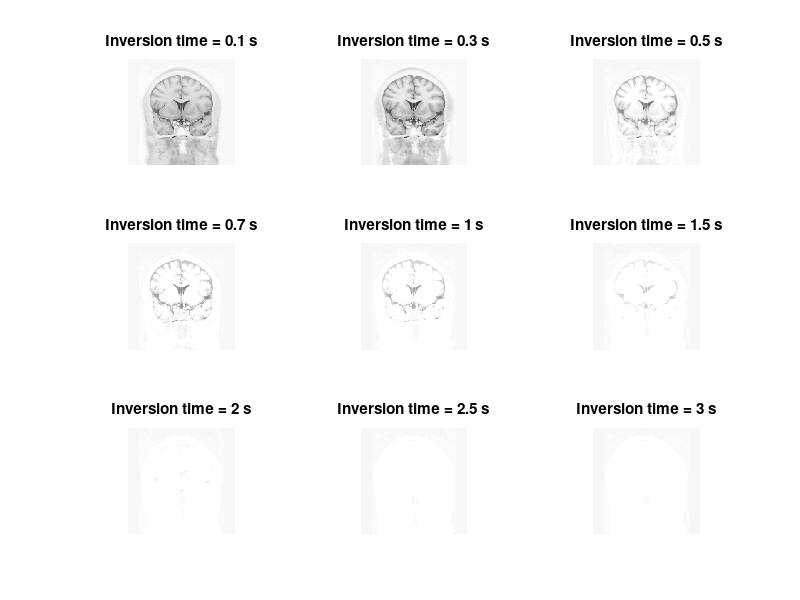

The MATLAB script that drew this image:
clc; close all;

load('proj1bData_QFI');
[nRows, nCols, nTe] = size(irImage_3d);

% plotting all the TI images in the same intensity scle
figure
subplot(3, 3, 1)
imagesc(squeeze(irImage_3d(:, :, 1)))
intLimits_v = get(gca, 'CLim');
axis image
axis off
colormap(gray)
title(['Inversion time = ', num2str(ti_v(1)), ' s'])

for index = 2:nTe
    subplot(3, 3, index)
    imagesc(squeeze(irImage_3d(:, :, index)), intLimits_v)
    axis image
    axis off
    colormap(gray)
    title(['Inversion time = ', num2str(ti_v(index)), ' s'])
end

% % creating a binary mask
% image_m = squeeze(irImage_3d(:, :, 7));
% mask_m = (image_m>0.2*max(image_m(:)));
% 
% figure
% imagesc(mask_m)
% colormap(gray)
% axis image
% axis off
% title('Binary Mask')
% 
% % creating T1 map
% t1_m = zeros(nRows, nCols);
% for row=1:nRows
%     for col=1:nCols
%         if (mask_m(row,col)==1)
%             Mz = squeeze(irImage_3d(row, col, :));
% 
%             numerator = 1- (Mz/m0_m(row,col));
%             ln = -real(log(numerator*0.5));
%             coeff_v = polyfit(ti_v, ln, 1);
%             
%             slope = coeff_v(1);
%         	t1 = 1 / slope;
%             t1_m(row, col) = t1;
%         end
%     end
% end
% 
% figure
% imagesc(t1_m)
% colormap(gray)
% colorbar
% 
% % creating residual map
% res=zeros(nRows,nCols);
% for row=1:nRows
%     for col = 1:nCols
%         signal_res_v = squeeze(irImage_3d(row, col, :));
%         res(row, col)=sqrt(norm(signal_res_v ...
%             - m0_m(row, col)*(1-2*exp(-ti_v./t1_m(row,col)))));
%     end
% end
% 
% figure
% imagesc(res)
% axis image
% axis off
% colormap(gray)
% title('Residual Map')
% 
% % showing fit for different regions
% figure
% subplot(1, 2, 1)
% t1Max = max(t1_m(:));
% red0_m = t1_m/t1Max;
% green0_m = t1_m/t1Max;
% blue0_m = t1_m/t1Max;
% color_3d = cat(3, red0_m, green0_m, blue0_m);
% image(color_3d)
% axis image
% title('T2 map: click on a point of interest')
% 
% nPoints = 50;
% contFlag = 1;
% while (contFlag == 1)
%     % Get position of mouse-click on image:
%     [x, y] = ginput(1);
%     row = round(y);
%     col = round(x);
%     % Exit loop if the mouse click is outside the image:
%     if (row < 1 || row > nRows || col < 1 || col > nCols)
%         contFlag = 0;
%         continue
%     end
%     red_m = red0_m;
%     green_m = green0_m;
%     blue_m = blue0_m;
%     % Show the position of the pixel in red:
%     red_m(row, col) = 1;
%     green_m(row, col) = 0;
%     blue_m(row, col) = 0;
%     color_3d = cat(3, red_m, green_m, blue_m);
%     image(color_3d)
%     axis image
%     title('T2 map: click on a point of interest')
%     % Show fit:
%     t1 = t1_m(row, col);
%     m0 = m0_m(row, col);
%     s_v = squeeze(irImage_3d(row, col, :));
%     
%     % Insert your code here to create an array of nPoints TE values from
%     % the minimum to maximum te:
%     tiFit_v = linspace(ti_v(1), ti_v(9), nPoints);
%     % Insert your code here to find the corresponding signal at each TE,
%     % using your estimates of T2 and S0:
%     sFit_v = m0*(1-2*exp(-tiFit_v./t1));
%     subplot(1, 2, 2)
%     plot(tiFit_v, sFit_v, ':', ti_v, s_v, '+')
%     title(['At row = ', num2str(row), ', col = ', num2str(col), ': T1 = ', ...
%         num2str(t1*1000), 'ms'])
% end
% 
% % creating mask for white matter
% figure
% image1_m = squeeze(irImage_3d(:,:,1));
% imagesc(image1_m);
% colormap(gray)
% axis off
% axis image
% [mask1_m, x1_v, y1_v] = roipoly;
% line(x1_v, y1_v,'color', 'y')
% 
% figure
% image1_m = squeeze(irImage_3d(:,:,1));
% imagesc(image1_m);
% colormap(gray)
% axis off
% axis image
% [mask2_m, x2_v, y2_v] = roipoly;
% line(x2_v, y2_v,'color', 'y')
% 
% figure
% image1_m = squeeze(irImage_3d(:,:,1));
% imagesc(image1_m);
% colormap(gray)
% axis off
% axis image
% [mask3_m, x3_v, y3_v] = roipoly;
% line(x3_v, y3_v,'color', 'y')
% 
% % combining all the masks
% mask_w_m=mask1_m + mask2_m +mask3_m;
% figure 
% imagesc(mask_w_m)
% axis image
% axis off
% colormap(gray)
% 
% % showing T1 map for white matter
% t1_w_m = zeros(nRows, nCols);
% for row=1:nRows
%     for col=1:nCols
%         if (mask_w_m(row,col)==1)
%             t1_w_m(row, col)=t1_m(row,col);
%         end
%     end
% end
% 
% figure 
% imagesc(t1_w_m)
% intLimits_v = get(gca, 'CLim');
% axis image
% axis off
% colormap(gray)
% 
% % histogram for gray matter
% figure
% histogram(t1_w_m)
% 
% % calculating mean and standard deviation for white matter
% w=1;
% for row=1:nRows
%     for col=1:nCols
%         if (mask_w_m(row,col)==1)
%             t1_w(w)=t1_m(row,col);
%             w=w+1;
%         end
%     end
% end
% 
% mean_white = mean(t1_w);
% StdDev_white = std(t1_w);
% 
% 
% % showing T1 map for gray matter
% figure
% image1_m = squeeze(irImage_3d(:,:,1));
% imagesc(image1_m);
% colormap(gray)
% axis off
% axis image
% [mask4_m, x4_v, y4_v] = roipoly;
% line(x4_v, y4_v,'color', 'y')
%  
% mask_g_m=mask4_m - mask1_m - mask2_m - mask3_m;
% figure 
% imagesc(mask_g_m)
% axis image
% axis off
% colormap(gray)
% 
% t1_g_m = zeros(nRows, nCols);
% for row=1:nRows
%     for col=1:nCols
%         if (mask_g_m(row,col)==1)
%             t1_g_m(row, col)=t1_m(row,col);
%         end
%     end
% end
% 
% figure 
% imagesc(t1_g_m)
% intLimits_v = get(gca, 'CLim');
% axis image
% axis off
% colormap(gray)
% histogram for gray matter
% figure
% histogram(t1_g_m)
% 
% calculating mean and standard deviation for gray matter
% g=1;
% for row=1:nRows
%     for col=1:nCols
%         if (mask_g_m(row,col)==1)
%             t1_g(g)=t1_m(row,col);
%             g=g+1;
%         end
%     end
% end
% 
% mean_gray = mean(t1_g);
% StdDev_gray = std(t1_g);
% 
